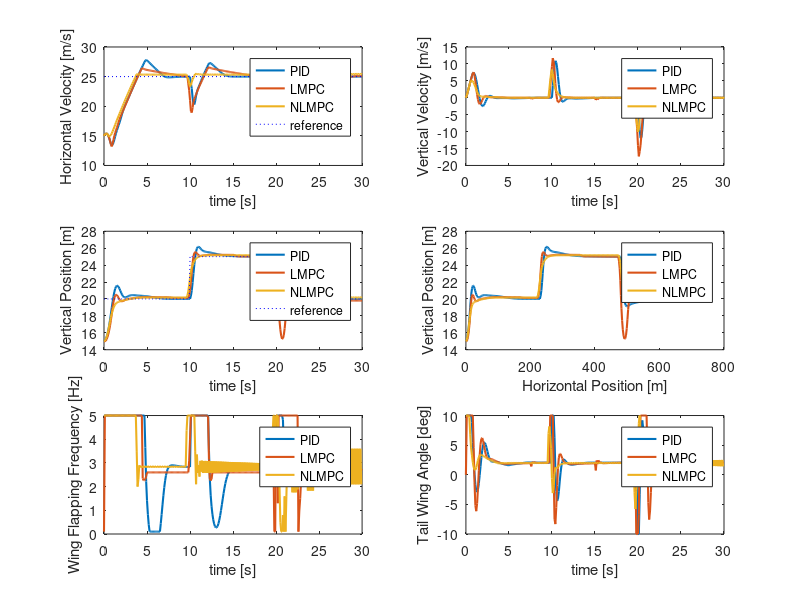

Write MATLAB code to recreate this figure.
%%
close all;clear;clc;
%% load files
LMPC = load('Linear_MPC_data.mat');
NLMPC = load('NL_Poly_MPC_data.mat');
PID = load('PID_data.mat');
%% plot
t = 0:0.1:30;
y_ref = [20*ones(1,100) 25*ones(1,100) 20*ones(1,150)];
Vx_ref = 25;
Vy_ref = 0;

figure
subplot(3, 2, 1)
plot(t, PID.x(3, :),'LineWidth',1.5)
hold on
plot(t, LMPC.x(3, :),'LineWidth',1.5)
plot(t, NLMPC.x(3, :),'LineWidth',1.5)
plot([t(1) t(end)], [Vx_ref Vx_ref], ':b')
hold off
legend('PID', 'LMPC','NLMPC', 'reference')
xlabel('time [s]')
ylabel('Horizontal Velocity [m/s]')

subplot(3, 2, 2)
plot(t, PID.x(4, :),'LineWidth',1.5)
hold on
plot(t, LMPC.x(4, :),'LineWidth',1.5)
plot(t, NLMPC.x(4, :),'LineWidth',1.5)
hold off
legend('PID', 'LMPC','NLMPC')
xlabel('time [s]')
ylabel('Vertical Velocity [m/s]')

subplot(3, 2, 3)
plot(t, PID.x(2, :),'LineWidth',1.5)
hold on
plot(t, LMPC.x(2, :),'LineWidth',1.5)
plot(t, NLMPC.x(2, :),'LineWidth',1.5)
plot(t, y_ref(1:length(t)), ':b')
hold off
legend('PID', 'LMPC','NLMPC', 'reference')
xlabel('time [s]')
ylabel('Vertical Position [m]')

subplot(3, 2, 4)
plot(PID.x(1, :), PID.x(2, :),'LineWidth',1.5)
hold on
plot(LMPC.x(1, :), LMPC.x(2, :),'LineWidth',1.5)
plot(NLMPC.x(1, :), NLMPC.x(2, :),'LineWidth',1.5)
hold off
legend('PID', 'LMPC','NLMPC')
xlabel('Horizontal Position [m]')
ylabel('Vertical Position [m]')

subplot(3, 2, 5)
plot(t(1:end-1), PID.u(1, :),'LineWidth',1.5)
hold on
plot(t, LMPC.u(1, :),'LineWidth',1.5)
plot(t(1:end-1), NLMPC.u(1, :),'LineWidth',1.5)
hold off
legend('PID', 'LMPC','NLMPC')
xlabel('time [s]')
ylabel('Wing Flapping Frequency [Hz]')

subplot(3, 2, 6)
plot(t(1:end-1), PID.u(2, :),'LineWidth',1.5)
hold on
plot(t, LMPC.u(2, :),'LineWidth',1.5)
plot(t(1:end-1), NLMPC.u(2, :),'LineWidth',1.5)
hold off
legend('PID', 'LMPC','NLMPC')
xlabel('time [s]')
ylabel('Tail Wing Angle [deg]')